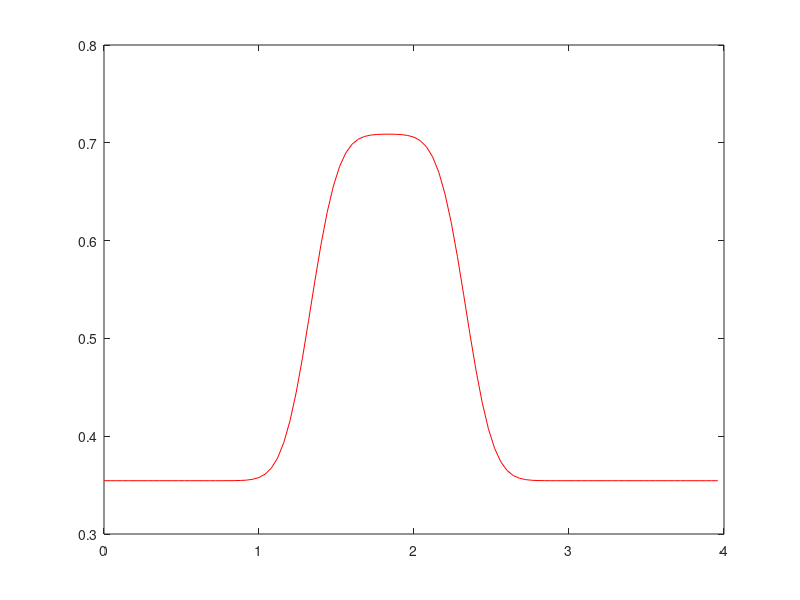
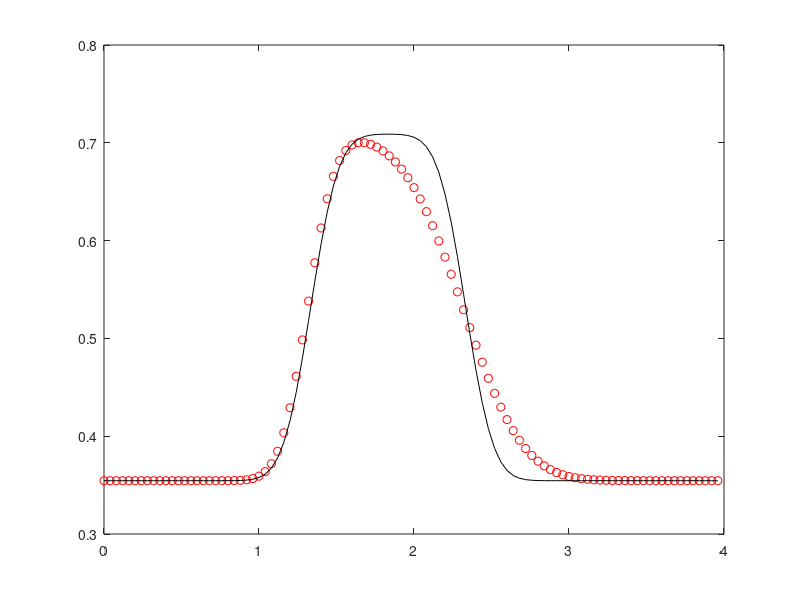

Write the MATLAB code that produced these figures, in order.
clear all
close all
clc
format long

L=4;
N=50;
dx=L/N;
x=[0:dx:L-dx]';
T=5;
M=100;
dt=T/M;
t=[0:dt:T];
a=1;

c0=@(x) 0*x;
s=@(x) exp(-((x-L/3)./(L/20)).^2);
y0=c0(x);
c0hat=fft(y0);
s0=s(x);
s0hat=fft(s0);
k=[0,1:N/2,-N/2+1:-1]';
omegak=(2*pi*k)./L;
alfak=-a*(j)*omegak;
sThat=s0hat;
sThat(1)=sThat(1)*T;
sThat(2:N)=sThat(2:N).*((exp(alfak(2:N)*T)-1)./alfak(2:N));
chatk=exp(alfak*T).*c0hat+sThat;
y_exact=ifft(chatk);

figure(1)
plot(x,real(y_exact),'r')

lambda=a*(dt/dx);
A1=(1-lambda)*ones(1,length(x));
A2=(lambda)*ones(1,length(x)-1);
A=diag(A1)+diag(A2,-1);
A(1,end)=lambda;

c_old=c0(x);

for i=1:length(t)-1
    c_new=A*c_old+dt*s0;
    c_old=c_new;
end

figure(2)
plot(x,c_new,'ro',x,real(y_exact),'k')

disp '============explicit upwind N=5 M=100==========='
abs_err_inf=norm(abs(y_exact-c_new),inf)
rel_err_inf=norm(abs(y_exact-c_new),inf)./norm(abs(y_exact),inf)

abs_err_2=norm(abs(y_exact-c_new),2)
rel_err_2=norm(abs(y_exact-c_new),2)./norm(abs(y_exact),2)

disp '============explicit upwind N=100 M=200==========='
L=4;
N=100;
dx=L/N;
x=[0:dx:L-dx]';
T=5;
M=200;
dt=T/M;
t=[0:dt:T];
a=1;

c0=@(x) 0*x;
s=@(x) exp(-((x-L/3)./(L/20)).^2);
y0=c0(x);
c0hat=fft(y0);
s0=s(x);
s0hat=fft(s0);
k=[0,1:N/2,-N/2+1:-1]';
omegak=(2*pi*k)./L;
alfak=-a*(j)*omegak;
sThat=s0hat;
sThat(1)=sThat(1)*T;
sThat(2:N)=sThat(2:N).*((exp(alfak(2:N)*T)-1)./alfak(2:N));
chatk=exp(alfak*T).*c0hat+sThat;
y_exact=ifft(chatk);

figure(1)
plot(x,real(y_exact),'r')

lambda=a*(dt/dx);
A1=(1-lambda)*ones(1,length(x));
A2=(lambda)*ones(1,length(x)-1);
A=diag(A1)+diag(A2,-1);
A(1,end)=lambda;

c_old=c0(x);

for i=1:length(t)-1
    c_new=A*c_old+dt*s0;
    c_old=c_new;
end

figure(2)
plot(x,c_new,'ro',x,real(y_exact),'k')


abs_err_inf1=norm(abs(y_exact-c_new),inf)
rel_err_inf1=norm(abs(y_exact-c_new),inf)./norm(abs(y_exact),inf)

abs_err_21=norm(abs(y_exact-c_new),2)
rel_err_21=norm(abs(y_exact-c_new),2)./norm(abs(y_exact),2)

p_emp=-log2((rel_err_21)/(rel_err_2))
